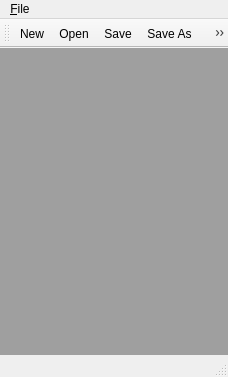
<?xml version="1.0" encoding="UTF-8"?>
<ui version="4.0">
 <class>MainWindow</class>
 <widget class="QMainWindow" name="MainWindow">
  <property name="geometry">
   <rect>
    <x>0</x>
    <y>0</y>
    <width>228</width>
    <height>377</height>
   </rect>
  </property>
  <property name="windowTitle">
   <string>MainWindow</string>
  </property>
  <widget class="QWidget" name="centralwidget">
   <layout class="QVBoxLayout" name="verticalLayout">
    <property name="leftMargin">
     <number>0</number>
    </property>
    <property name="topMargin">
     <number>0</number>
    </property>
    <property name="rightMargin">
     <number>0</number>
    </property>
    <property name="bottomMargin">
     <number>0</number>
    </property>
    <item>
     <widget class="QMdiArea" name="mdiArea"/>
    </item>
   </layout>
  </widget>
  <widget class="QMenuBar" name="menubar">
   <property name="geometry">
    <rect>
     <x>0</x>
     <y>0</y>
     <width>228</width>
     <height>17</height>
    </rect>
   </property>
   <widget class="QMenu" name="menu_File">
    <property name="title">
     <string>&amp;File</string>
    </property>
    <addaction name="action_New"/>
    <addaction name="action_Open"/>
    <addaction name="action_Save"/>
    <addaction name="actionSave_As"/>
    <addaction name="action_Print"/>
    <addaction name="separator"/>
    <addaction name="separator"/>
    <addaction name="separator"/>
   </widget>
   <addaction name="menu_File"/>
  </widget>
  <widget class="QStatusBar" name="statusbar"/>
  <widget class="QToolBar" name="toolBar">
   <property name="windowTitle">
    <string>toolBar</string>
   </property>
   <attribute name="toolBarArea">
    <enum>TopToolBarArea</enum>
   </attribute>
   <attribute name="toolBarBreak">
    <bool>false</bool>
   </attribute>
   <addaction name="action_New"/>
   <addaction name="action_Open"/>
   <addaction name="action_Save"/>
   <addaction name="actionSave_As"/>
   <addaction name="action_Print"/>
   <addaction name="separator"/>
  </widget>
  <action name="action_New">
   <property name="icon">
    <iconset theme="QIcon::ThemeIcon::DocumentNew"/>
   </property>
   <property name="text">
    <string>&amp;New</string>
   </property>
   <property name="toolTip">
    <string>New File </string>
   </property>
   <property name="shortcut">
    <string>Ctrl+N</string>
   </property>
  </action>
  <action name="action_Open">
   <property name="icon">
    <iconset theme="QIcon::ThemeIcon::DocumentOpen"/>
   </property>
   <property name="text">
    <string>&amp;Open</string>
   </property>
  </action>
  <action name="action_Save">
   <property name="icon">
    <iconset theme="QIcon::ThemeIcon::DocumentSave"/>
   </property>
   <property name="text">
    <string>&amp;Save</string>
   </property>
  </action>
  <action name="actionSave_As">
   <property name="icon">
    <iconset theme="QIcon::ThemeIcon::DocumentSaveAs"/>
   </property>
   <property name="text">
    <string>Save &amp;As...</string>
   </property>
  </action>
  <action name="action_Print">
   <property name="icon">
    <iconset theme="QIcon::ThemeIcon::DocumentPrint"/>
   </property>
   <property name="text">
    <string>&amp;Print</string>
   </property>
  </action>
 </widget>
 <resources/>
 <connections/>
</ui>
